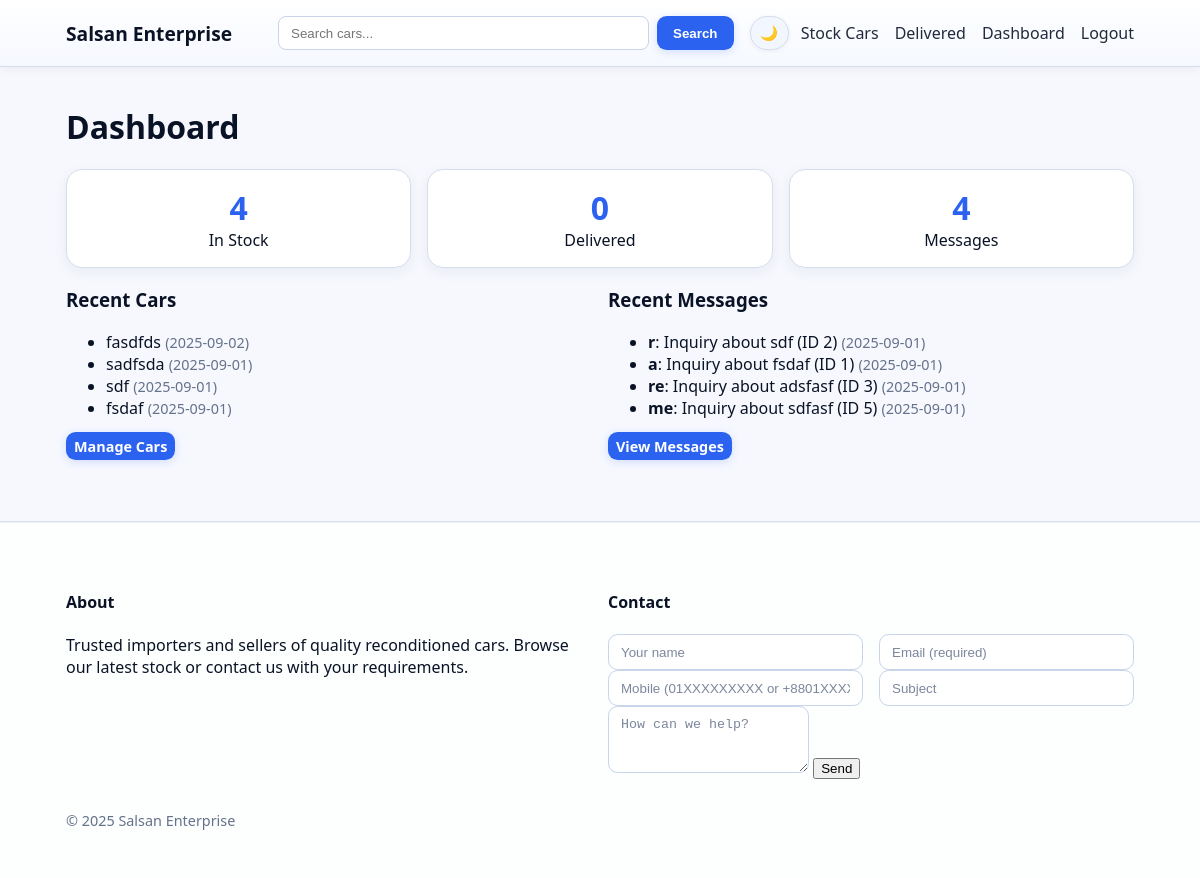
Before: /admin (signed in) with the older database file.
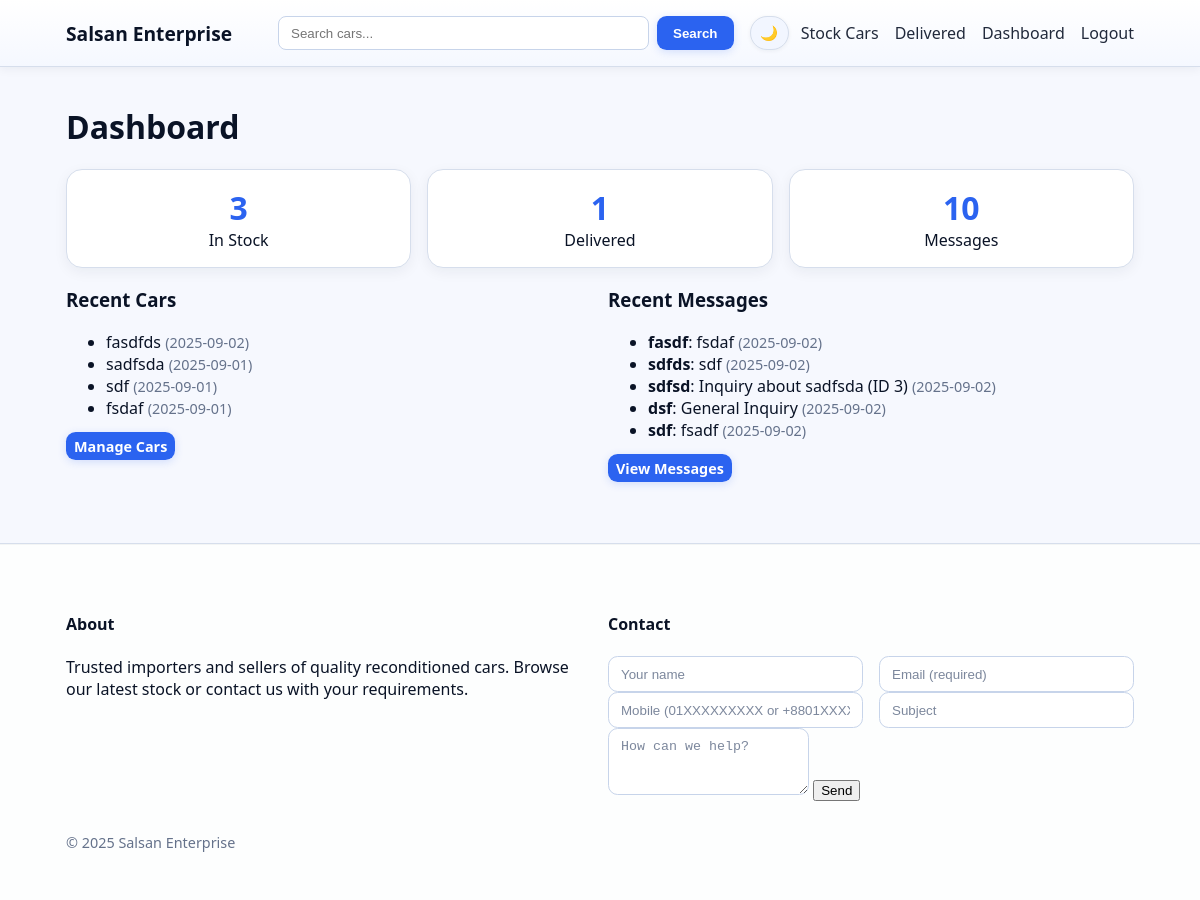
After: the same page with the newer database file.
### models.py (models this page shows, shortened)
class Car(db.Model):
    __tablename__ = "cars"
    id = db.Column(db.Integer, primary_key=True)
    title = db.Column(db.String(200), nullable=False)
    make = db.Column(db.String(80), index=True)
    model = db.Column(db.String(80), index=True)
    year = db.Column(db.Integer, index=True)
    price = db.Column(db.Integer, index=True)  # store in local currency integer
    auction_point = db.Column(db.String(20))
    mileage_km = db.Column(db.Integer, index=True)
    fuel_type = db.Column(db.String(50), index=True)  # Petrol, Diesel, Hybrid, Electric
    transmission = db.Column(db.String(50), index=True)  # Automatic, Manual
    body_type = db.Column(db.String(50), index=True)  # Sedan, SUV, etc.
    color = db.Column(db.String(50))
    location = db.Column(db.String(120))
    description = db.Column(db.Text)
    image_url = db.Column(db.String(500))
    is_delivered = db.Column(db.Boolean, default=False, index=True)
    created_at = db.Column(db.DateTime, default=datetime.utcnow, index=True)
    images = db.relationship(
        "CarImage",
        backref="car",
        cascade="all, delete-orphan",
        order_by="CarImage.sort_order",
        lazy="selectin",
    )

class Message(db.Model):
    __tablename__ = "messages"
    id = db.Column(db.Integer, primary_key=True)
    name = db.Column(db.String(120), nullable=False)
    email = db.Column(db.String(120))
    phone = db.Column(db.String(50))
    subject = db.Column(db.String(200))
    body = db.Column(db.Text, nullable=False)
    created_at = db.Column(db.DateTime, default=datetime.utcnow)
    is_read = db.Column(db.Boolean, default=False, index=True)

### app.py (the view)
    @app.route("/admin")
    @login_required
    def admin_dashboard():
        stock_count = Car.query.filter_by(is_delivered=False).count()
        delivered_count = Car.query.filter_by(is_delivered=True).count()
        message_count = Message.query.count()
        latest_msgs = Message.query.order_by(Message.created_at.desc()).limit(5).all()
        latest_cars = Car.query.order_by(Car.created_at.desc()).limit(5).all()
        return render_template("admin/dashboard.html",
                               stock_count=stock_count, delivered_count=delivered_count,
                               message_count=message_count, latest_msgs=latest_msgs,
                               latest_cars=latest_cars)

### templates/admin/dashboard.html (shortened to what this page needs)
{% extends "base.html" %}
{% block content %}
<h1>Dashboard</h1>
<div class="stats">
  <div class="stat"><div class="num">{{ stock_count }}</div><div class="label">In Stock</div></div>
  <div class="stat"><div class="num">{{ delivered_count }}</div><div class="label">Delivered</div></div>
  <div class="stat"><div class="num">{{ message_count }}</div><div class="label">Messages</div></div>
</div>
<div class="grid-2 mt">
  <div>
    <h3>Recent Cars</h3>
    <ul class="list">
      {% for c in latest_cars %}
        <li><a href="{{ url_for('car_detail', car_id=c.id) }}">{{ c.title }}</a> <span class="muted small">({{ c.created_at.strftime('%Y-%m-%d') }})</span></li>
      {% else %}
        <li class="muted">No cars yet.</li>
      {% endfor %}
    </ul>
    <p><a class="btn small" href="{{ url_for('admin_cars') }}">Manage Cars</a></p>
  </div>
  <div>
    <h3>Recent Messages</h3>
    <ul class="list">
      {% for m in latest_msgs %}
        <li><b>{{ m.name }}</b>: {{ m.subject or 'No subject' }} <span class="muted small">({{ m.created_at.strftime('%Y-%m-%d') }})</span></li>
      {% else %}
        <li class="muted">No messages.</li>
      {% endfor %}
    </ul>
    <p><a class="btn small" href="{{ url_for('admin_messages') }}">View Messages</a></p>
  </div>
</div>
{% endblock %}

Changed rows visible on the page:
no longer on this page (row unchanged): Message: name "r", subject "Inquiry about sdf (ID 2)", created_at "2025-09-01"
no longer on this page (row unchanged): Message: name "a", subject "Inquiry about fsdaf (ID 1)", created_at "2025-09-01"
no longer on this page (row unchanged): Message: name "re", subject "Inquiry about adsfasf (ID 3)", created_at "2025-09-01"
no longer on this page (row unchanged): Message: name "me", subject "Inquiry about sdfasf (ID 5)", created_at "2025-09-01"
added Message: name "fasdf", subject "fsdaf", created_at "2025-09-02"
added Message: name "sdfds", subject "sdf", created_at "2025-09-02"
added Message: name "sdfsd", subject "Inquiry about sadfsda (ID 3)", created_at "2025-09-02"
added Message: name "dsf", subject "General Inquiry", created_at "2025-09-02"
added Message: name "sdf", subject "fsadf", created_at "2025-09-02"
Other visible differences:
{{ stock_count }}: "4" → "3"
{{ delivered_count }}: "0" → "1"
{{ message_count }}: "4" → "10"
